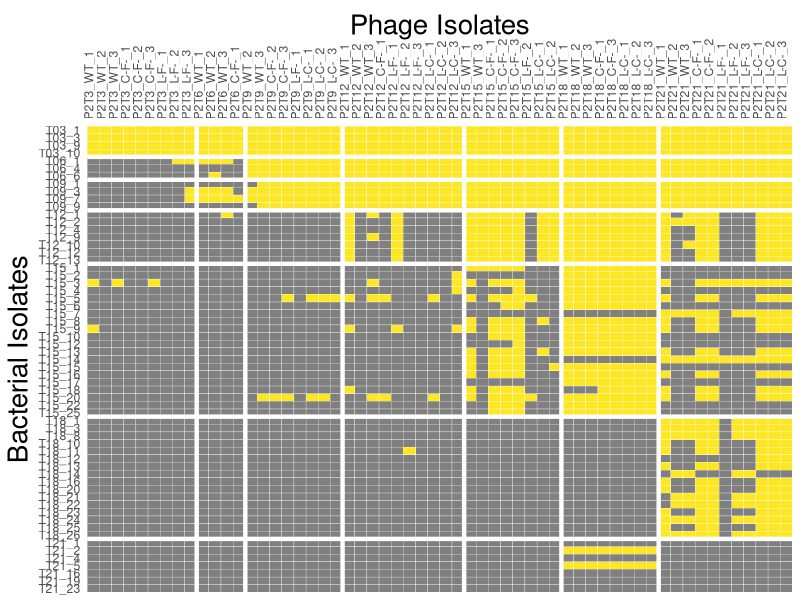
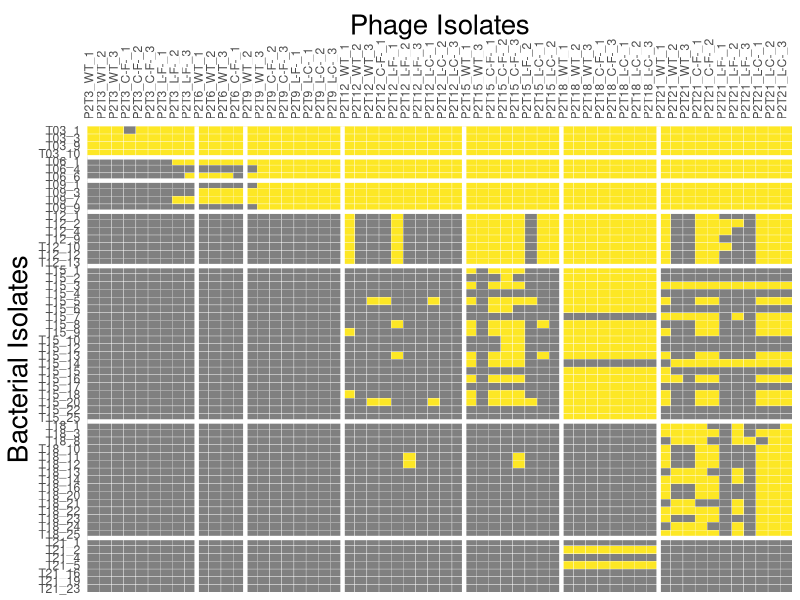
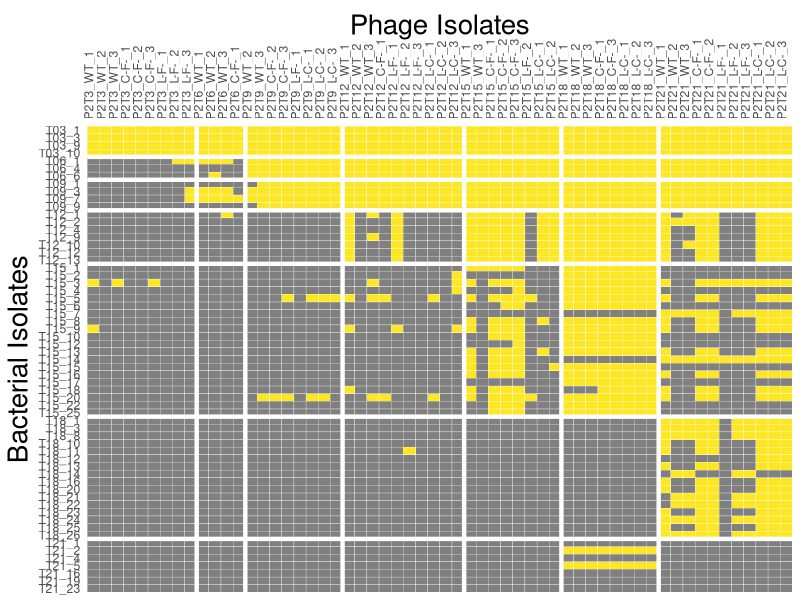
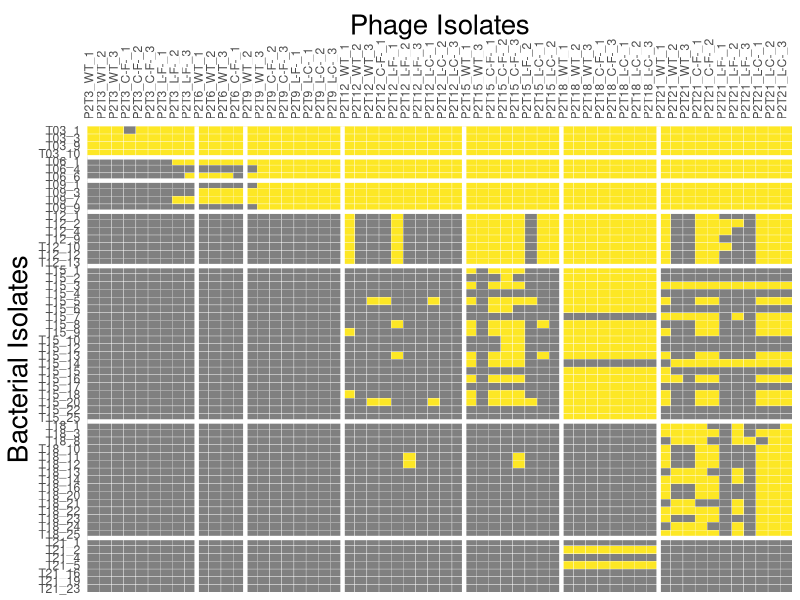

Here is the R script that generated these plots, in order:

library(ggplot2) 
library(ggpubr)
library(dplyr)
library(tidyverse)
library(viridis)
library(ade4)

setwd("ClinicalTraining/Manuscript/fig S3")

# read in each PBIN
orig_dat <- read.csv(file = '22-06-09-matrix-21d.csv')
redo1_dat <- read.csv(file = '22-07-27_data_21d.csv')
redo2_dat <- read.csv(file = '22-09-02_data_21d.csv')
# wide to long
orig_dat_long <- gather(orig_dat, key = Bacteria, value = Status, T3_1:T21_25)
redo1_dat_long <- gather(redo1_dat, key = Bacteria, value = Status, T3_1:T21_23)
redo2_dat_long <- gather(redo2_dat, key = Bacteria, value = Status, T3_1:T21_23)

# MANTEL 1:  Orig vs redo 1 ####
# match for phages and bacteria in common
matchphage <- subset(orig_dat_long, Phage %in% redo1_dat_long$Phage)
matchhost <- subset(matchphage, Bacteria %in% redo1_dat_long$Bacteria)
matchhost[matchhost[,] == 'Y'] <- 1
matchhost[matchhost[,] == 'N'] <- 0
# reorder dataframes to match
new_sorted <- redo1_dat_long[order(redo1_dat_long$Phage, redo1_dat_long$Bacteria),-1]
old_sorted <- matchhost[order(matchhost$Phage, matchhost$Bacteria),]
old_sorted <- old_sorted[,-1]
# spread and make distance matrices
new_wide <- spread(new_sorted,Bacteria,Status)
new_dist <- dist(new_wide)
old_wide <- spread(old_sorted,Bacteria,Status)
old_dist <- dist(old_wide)

mantel.rtest(old_dist, new_dist, nrepet = 999)
# p = 0.001, rho = 0.844


# MANTEL 2: Orig vs redo 2 ####
# match for phages and bacteria in common
matchphage <- subset(orig_dat_long, Phage %in% redo2_dat_long$Phage)
matchhost <- subset(matchphage, Bacteria %in% redo2_dat_long$Bacteria)
matchhost[matchhost[,] == 'Y'] <- 1
matchhost[matchhost[,] == 'N'] <- 0
# reorder dataframes to match
new_sorted <- redo2_dat_long[order(redo2_dat_long$Phage, redo2_dat_long$Bacteria),-1]
old_sorted <- matchhost[order(matchhost$Phage, matchhost$Bacteria),]
old_sorted <- old_sorted[,-1]
# spread and make distance matrices
new_wide <- spread(new_sorted,Bacteria,Status)
new_dist <- dist(new_wide)
old_wide <- spread(old_sorted,Bacteria,Status)
old_dist <- dist(old_wide)

mantel.rtest(old_dist, new_dist, nrepet = 999)
# p = 0.001, rho = 0.832

# PLOT matrices ####
RColorBrewer::brewer.pal(8,'Set1')
colores <- c("#808080ff","#FDE725FF")
names(colores) <- c("No","Yes")
timecolors <- c("#F781BF","#E41A1C","#FF7F00","#4DAF4A","#377EB8","#984EA3","#A65628")

# Panel A ####
# Reorder ####
redo1_dat_long$Bacteria <- str_replace(redo1_dat_long$Bacteria, 'T3_', 'T03_')
redo1_dat_long$Bacteria <- str_replace(redo1_dat_long$Bacteria, 'T6_', 'T06_')
redo1_dat_long$Bacteria <- str_replace(redo1_dat_long$Bacteria, 'T9_', 'T09_')
# Order phages by order in df
redo1_dat_long$Phage <- factor(redo1_dat_long$Phage,
                               levels = unique(redo1_dat_long$Phage))
redo1_dat_long$Bacteria <- factor(redo1_dat_long$Bacteria,
                                  levels = unique(redo1_dat_long$Bacteria))

# HEATMAP ####
redo1_dat_long$Status[redo1_dat_long$Status == '0'] <- "No"
redo1_dat_long$Status[redo1_dat_long$Status == '1'] <- "Yes"

heatmap <- ggplot(redo1_dat_long, aes(y=Bacteria, x=Phage, fill=as.factor(Status))) +
  geom_tile(color = 'white', size = 0.1) +
  scale_fill_manual(values = colores) +
  scale_x_discrete(position = 'top', expand = c(0,0)) +
  scale_y_discrete(limits = rev, expand = c(0,0)) +
  xlab("Phage Isolates") + ylab("Bacterial Isolates") +
  theme(panel.background = element_blank(),
        legend.position = 'none',
        axis.title.x=element_text(size=20),
        axis.title.y=element_text(size=20),
        axis.text.x=element_text(angle = 90, hjust = 0),
        axis.text.y=element_text(),
        axis.ticks=element_blank()) +
  geom_vline(xintercept = c(9.5,13.5,21.5,31.5,39.5,47.5), color = 'white', size = 1.5) +
  geom_hline(yintercept = c(7.5,23.5,43.5,50.5,54.5,57.5), color = 'white', size = 1.5)
heatmap
ggsave('PanelA.pdf', heatmap, height = 10, width = 10)


# Panel B ####
# Reorder ####
redo2_dat_long$Bacteria <- str_replace(redo2_dat_long$Bacteria, 'T3_', 'T03_')
redo2_dat_long$Bacteria <- str_replace(redo2_dat_long$Bacteria, 'T6_', 'T06_')
redo2_dat_long$Bacteria <- str_replace(redo2_dat_long$Bacteria, 'T9_', 'T09_')
# Order phages by order in df
redo2_dat_long$Phage <- factor(redo2_dat_long$Phage,
                               levels = unique(redo2_dat_long$Phage))
redo2_dat_long$Bacteria <- factor(redo2_dat_long$Bacteria,
                                  levels = unique(redo2_dat_long$Bacteria))

# HEATMAP ####
redo2_dat_long$Status[redo2_dat_long$Status == '0'] <- "No"
redo2_dat_long$Status[redo2_dat_long$Status == '1'] <- "Yes"

heatmap2 <- ggplot(redo2_dat_long, aes(y=Bacteria, x=Phage, fill=as.factor(Status))) +
  geom_tile(color = 'white', size = 0.1) +
  scale_fill_manual(values = colores) +
  scale_x_discrete(position = 'top', expand = c(0,0)) +
  scale_y_discrete(limits = rev, expand = c(0,0)) +
  xlab("Phage Isolates") + ylab("Bacterial Isolates") +
  theme(panel.background = element_blank(),
        legend.position = 'none',
        axis.title.x=element_text(size=20),
        axis.title.y=element_text(size=20),
        axis.text.x=element_text(angle = 90, hjust = 0),
        axis.text.y=element_text(),
        axis.ticks=element_blank()) +
  geom_vline(xintercept = c(9.5,13.5,21.5,31.5,39.5,47.5), color = 'white', size = 1.5) +
  geom_hline(yintercept = c(7.5,22.5,42.5,49.5,53.5,56.5), color = 'white', size = 1.5)
heatmap2
ggsave('PanelB.pdf', heatmap2, height = 10, width = 10)
